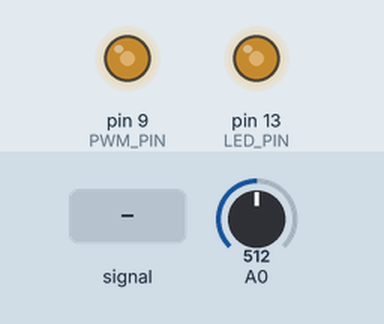
Simulated run of this program. Board: Arduino Uno, built with avr-gcc and run on an emulated ATmega328P. On the bench: output pins drawn as LEDs (lit = HIGH). Inputs (shaded band) come from the test bench; at power-on: A0 = 512.

Above: at 0.8 s.
0.9 s: A0 fed a 200 Hz sine of ±460 counts around its level
3.9 s: A0 set to 716
5.4 s: A0 set to 900
At 5.7 s:
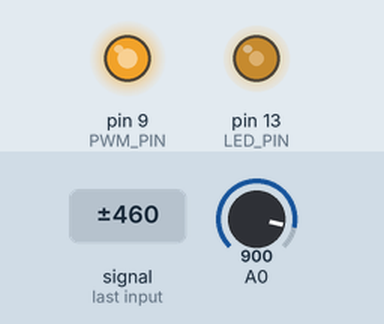
6.9 s: A0 set to 122
At 8.0 s:
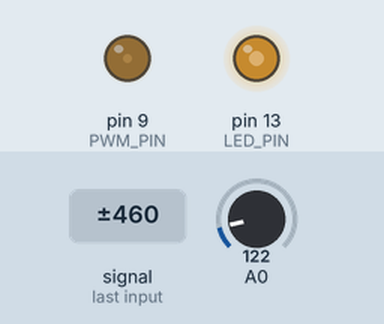
8.4 s: A0 set to 0
At 9.2 s:
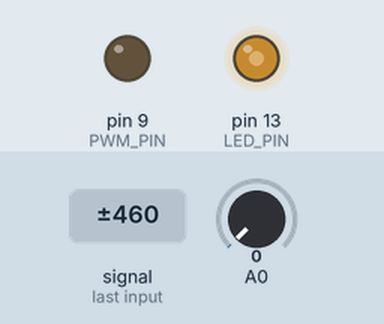
Timing chart, 0 to 10.9 s (numbered marks = the images above; inputs shaded):
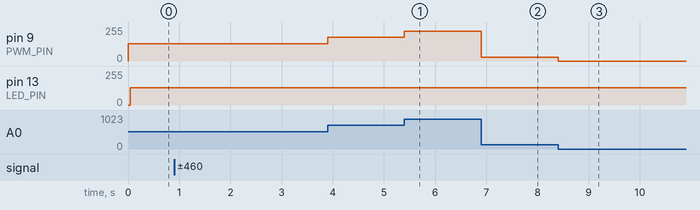

Measured:
- after the input at 5.4 s, pin 9 (PWM_PIN): 178/255 → 224/255 at once
- after the input at 6.9 s, pin 9 (PWM_PIN): 224/255 → 30/255 at once
- after the input at 8.4 s, pin 9 (PWM_PIN): 30/255 → 0/255 at once

The program:

main.cpp
```cpp
#include <Arduino.h>
#include <avr/io.h>
#include <avr/interrupt.h>

#define LED_PIN    (PB5) // Arduino PB5/D13 pin
#define PWM_PIN    (PB1) // Arduino OC1A/PB1/D9 pin

#define FREQ_HZ    (1000UL)
#define PRESCALER  (8)
#define TOP_VALUE  (F_CPU/(2 * PRESCALER * FREQ_HZ))

volatile uint32_t sum = 0;
volatile uint8_t count = 0;

// The ADC interrupt flag will be cleared automatically
// after the ISR(ADC_vect) is called.
ISR(ADC_vect) {
  uint16_t adcValue = ADC; // Save the current ADC value
  PINB |= (1<<LED_PIN); // Toggle PB5
  count++;         // Increment sample count
  sum += adcValue; // Add sample to sum
  if (count == 4) { // 4 samples
    // Update the PWM duty cycle: (sum/4/1024) * TOP_VALUE
    OCR1A = (uint16_t)(TOP_VALUE*sum>>12);
    sum   = 0; // Clear sum of samples
    count = 0; // Reset sample count
  }
  ADCSRA |= (1<<ADIF); // Clear the ADC interrupt flag (not necessary)
}

void initADC() {
  // Set PC0/A0 as an input pin
  DDRC &= ~(1 << DDC0);
  // Disable Digital Input Buffer on A0
  DIDR0 |= (1<<ADC0D);
  // Set reference voltage to AVCC
  ADMUX = (1 << REFS0);
  // Right-Adjust Result (ADLAR=0)
  ADMUX &= ~(1<<ADLAR);
  // Select A0 as ADC input ADMUX[3:0]="0000"
  ADMUX &= ~((1<<MUX3)|(1<<MUX2)|(1<<MUX1)|(1<<MUX0));
  // Set ADC prescaler to 128 (ADPS[2:0]="111")
  // 16MHz/128 = 125kHz ADC clock
  ADCSRA = (1<<ADPS2) | (1<<ADPS1) | (1<<ADPS0);
  // Enable ADC (Free running), enable ADC interrupt
  ADCSRB = 0; // ADTS[2:0]="000"
  ADCSRA |= (1<<ADEN) | (1<<ADATE) | (1<<ADIE) | (1<<ADSC);
  //ADCSRA |= (1<<ADSC); // Start the next conversion
}

// Use Timer1 to create a PWM signal (PWM Phase-Correct Mode)
void initTimer1() {
  TCCR1A = TCCR1B = 0;
  TCNT1 = 0x0000;
  // Set the ICR1 register to define the TOP value
  ICR1 = (uint16_t)(TOP_VALUE);
  // Set the OCR1A register to define the PWM duty cycle
  OCR1A = 0;
  // Set Timer1 in Phase-correct PWM mode (mode 10)
  TCCR1A |= (1 << WGM11);
  TCCR1B |= (1 << WGM13);
  // Set the output compare mode to clear OC1A on compare match
  // and set on TOP (non-inverting)
  TCCR1A |= (1 << COM1A1);
  // Set the prescaler to 8 (CLK/8)
  TCCR1B |= (1 << CS11);
}

int main(void) {
  uint16_t value;
  DDRB |= (1 << LED_PIN);
  DDRB |= (1 << PWM_PIN);
  initADC();
  initTimer1();
  sei(); // Enable global interrupts
  while (1) {}
}
```
